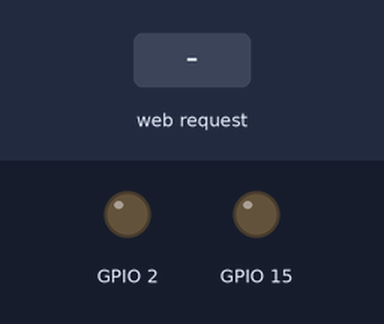
The sketch below on a simulated ESP8266 (NodeMCU). Shown: output pins drawn as LEDs (lit = HIGH). The inputs (shaded band) are chosen by the test bench. WiFi joins after 1.5 s; servers stay silent unless stated; what the sketch prints to the serial monitor is not drawn.

Above: at 2.7 s.
2.8 s: HTTP request GET /led1/off received
At 4.0 s:
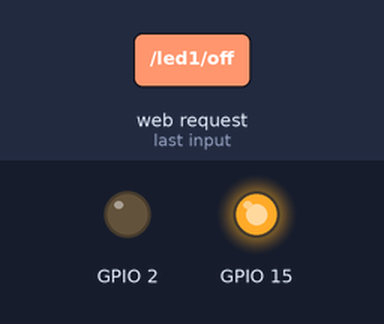
4.3 s: HTTP request GET /led1/on received
At 5.3 s:
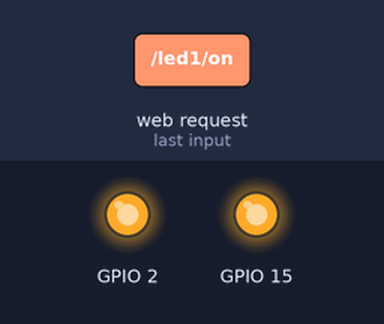
5.8 s: HTTP request GET /led2/on received
At 6.5 s:
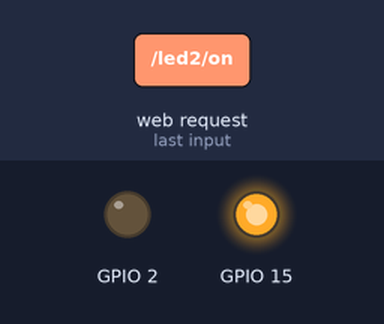
7.3 s: HTTP request GET /led2/off received
At 7.6 s:
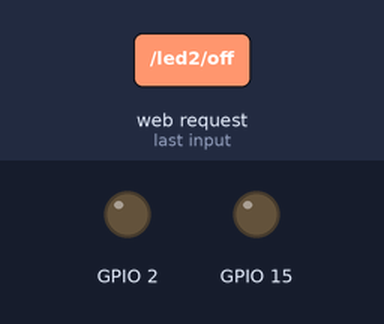
Timing chart, 0 to 9.8 s (numbered marks = the images above; inputs shaded):
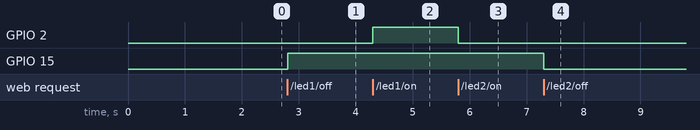

The sketch:

Access_Server.ino
```cpp
#include <ESP8266WiFi.h>
const char* ssid = "VIETTEL";
const char* password = "Sherlock2211vtag";
// Create an instance of the server
// specify the port to listen on as an argument
WiFiServer  server(80);
void setup() {
  // prepare GPIO2
  pinMode(2, OUTPUT);
  pinMode(15, OUTPUT);
  digitalWrite(2, 0);
  digitalWrite(15,0);
  // bật baudrate
  Serial.begin(115200);
  delay(10);
  Serial.println();
  Serial.println();
  Serial.print("Connecting to ");
  Serial.println(ssid);
  WiFi.mode(WIFI_STA);
    WiFi.begin(ssid, password);
 while (WiFi.status() != WL_CONNECTED) {
    delay(500);
    Serial.print(".");
  }
  Serial.println("");
  Serial.println("WiFi connected");
    // Start the server
  server.begin();
  Serial.println("Server started");
  // Print the IP address
  Serial.println(WiFi.localIP());
}
void loop() {
  // Check if a client has connected
  WiFiClient client = server.available();
  if (!client) {
    return;
  }

  // Wait until the client sends some data
  Serial.println("new client");
  //ping check kết nối
  while(!client.available()){
    delay(1);
  }

  // Read the first line of the request
  String req = client.readStringUntil('\r');
  Serial.println(req);
  client.flush();

  // Match the request
  int val;
  int led;
  int k =0;
  if (req.indexOf("/led1/off") != -1)
    {
      val = 0;
      k = 1;
    }
  else if (req.indexOf("/led1/on") != -1)
    {
      val = 1;
      k = 1;
    }
  else if (req.indexOf("/led2/on") != -1)
    {
      led = 1;
      k = 2;
    }
  else if (req.indexOf("/led2/off") != -1)
    {
      led = 0;
      k = 2;
    }
    else if (req.indexOf("/off") != -1)
    {
      led = 0;
      val = 0;
      k=3;
    }
    else if (req.indexOf("/on") != -1)
    {
      led = 1;
      val = 1;
      k=3;
    }
  else {
    Serial.println("invalid request");
    client.stop(); // release để ko bị chồng dữ liệu
    return;
  }

  // Set GPIO2 according to the request
  digitalWrite(2, val);
  digitalWrite(15,led);
  client.flush(); // xoá giá trị biến client

  // Prepare the response
  String chain;
  if (k == 1)
  {
  String s = "HTTP/1.1 200 OK\r\nContent-Type: text/html\r\n\r\n<!DOCTYPE HTML>\r\n<html>\r\nLed1 is now ";
  s += (val)?"high":"low";
  s += "</html>\n";
  chain = s;
  }
  if(k == 2)
  {
  String s = "HTTP/1.1 200 OK\r\nContent-Type: text/html\r\n\r\n<!DOCTYPE HTML>\r\n<html>\r\nLed2 is now ";
  s += (val)?"high":"low";
  s += "</html>\n";
  chain = s;
  }
  if(k == 3)
  {
  String s = "HTTP/1.1 200 OK\r\nContent-Type: text/html\r\n\r\n<!DOCTYPE HTML>\r\n<html>\r\nAll led is now ";
  s += (val)?"high":"low";
  s += "</html>\n";
  chain = s;
  }

  // Send the response to the client
  client.print(chain);
  delay(1);
  Serial.println("Client disonnected");


  // The client will actually be disconnected
  // when the function returns and 'client' object is detroyed

 }
```

Measured:
- after the input at 2.8 s, GPIO 15: LOW → HIGH at once
- after the input at 4.3 s, GPIO 2: LOW → HIGH at once
- after the input at 5.8 s, GPIO 2: HIGH → LOW at once
- after the input at 7.3 s, GPIO 15: HIGH → LOW at once
